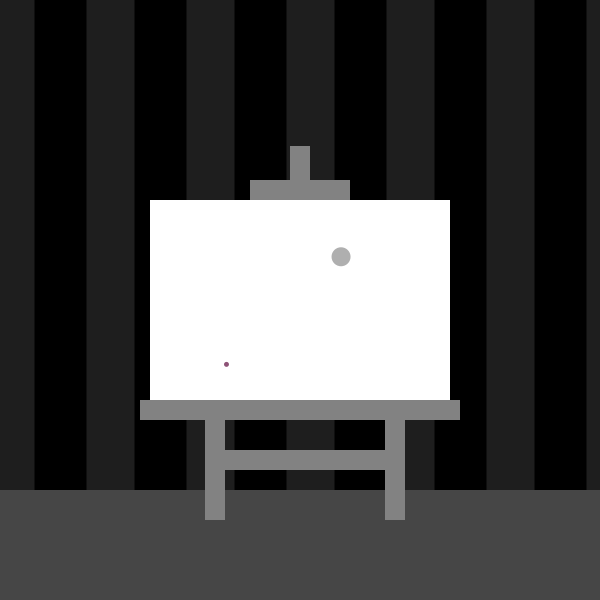
Frame 1 (no input)
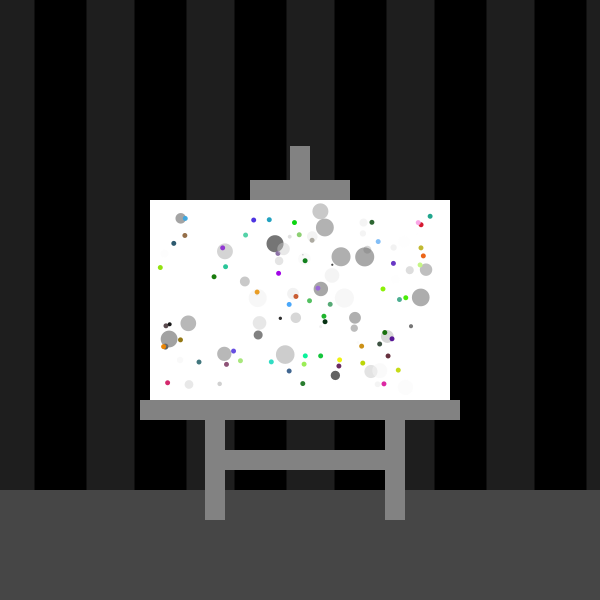
Frame 60 (the mouse pressed at the canvas centre just before this capture)
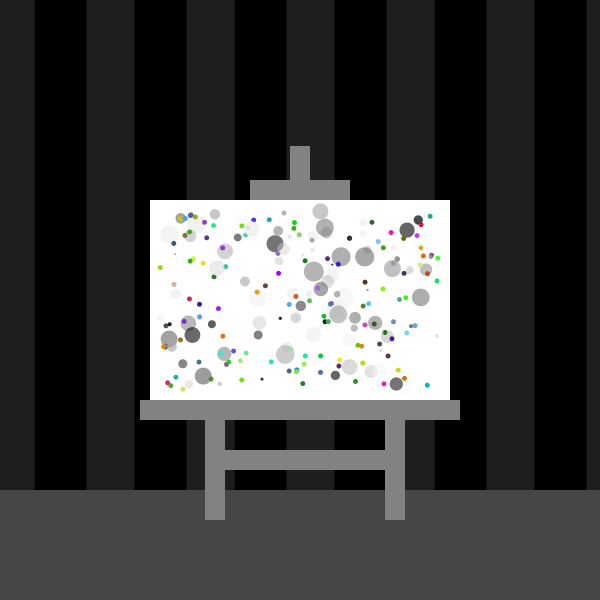
Frame 120 (the mouse held since frame 60 and released just before this capture)

The Processing sketch that drew these frames (run headless with seeded random() and noise(); from frame 60 on, the mouse is pressed at the canvas centre):

// Processing sketch: processing_133849
// ── processing_133849.pde

// part 4 of the HW ...

// TODO: put all your variable declarations here

float rect1x;
float rect1y;
float rect2x;
float rect2y;
float rectr;
float c;
float c2;
float c3;
float circleWidth;
int l = 10;


void setup() {

  // size() goes inside setup() here. Like this:
  size(600, 600);
  
  strokeWeight(1);
  fill(0, 0, 0);
  rect(0,0,600,600);
 
  
  strokeWeight(48);
  stroke(30, 30, 30);
  line(l,0,l,600);
  line(l+100,0,l+100,600);
  line(l+200,0,l+200,600);
  line(l+300,0,l+300,600);
  line(l+400,0,l+400,600);
  line(l+500,0,l+500,600);
  line(l+600,0,l+600,600);
  
  noStroke();
  fill(70, 70, 70);
  rect(0,490,600,300);
  
  fill(130, 130, 130);
  rect(290,146,20,110);
  rect(140,400,320,20);
  rect(205,450,200,20);
  rect(250,180,100,20);
  rect(385,346,20,174);
  rect(205,346,20,174);
  fill(255,255,255);
  rect(150,200,300,200);
  frameRate(60);
}

void draw() {

  
  rect1x = random(160, 440);
  rect1y = random(210, 390);
  rectr = random(0,20);
  rect2x = random(160, 440);
  rect2y = random(210, 390);
  c  = random(0,255);
  c2 = random(0,255);
  c3 = random(0,255);
  
  circleWidth = random(15, 100);

  // TODO: paste all your draw code here (ie, the code that uses those variables)  
  rectMode(CENTER);
  ellipseMode(CENTER);
  
  noStroke();

  
  fill(c, c, c,c2);
  ellipse(rect1x, rect1y, rectr, rectr);

 

  fill(c3, c, c2, 250);
  ellipse(rect2x, rect2y, 5, 5);


  
  



}
